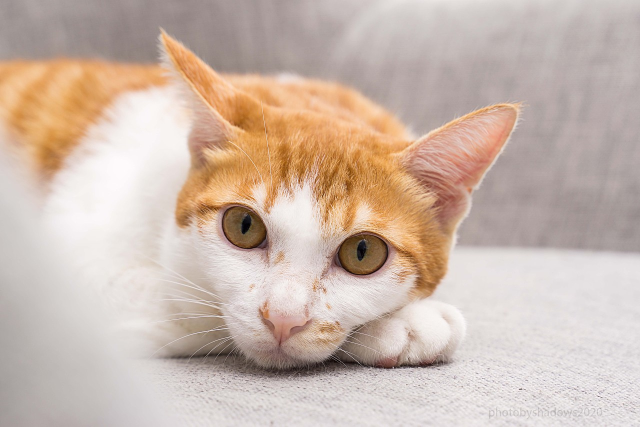
#> input picture images/cat.jpg, 1280 x 853 px (shown at 1/2 size)
$ python copy_to.py
#> lines starting #> are read from the running program, lines starting #| are printed output that depends on the picture; after the words box and inside, x2 and y2 are one past the last pixel; in counts of white or black regions, pixels touching at a corner belong together
# A python implementation of opencv c++ copyTo function.

import cv2

cat_path = "../images/cat.jpg"
dog_path = "../images/dog.jpg"

cat = cv2.imread(cat_path)
#> cat is the input picture: shape (853, 1280, 3); mean B, G, R 172, 184, 203.1
dog = cv2.imread(dog_path)
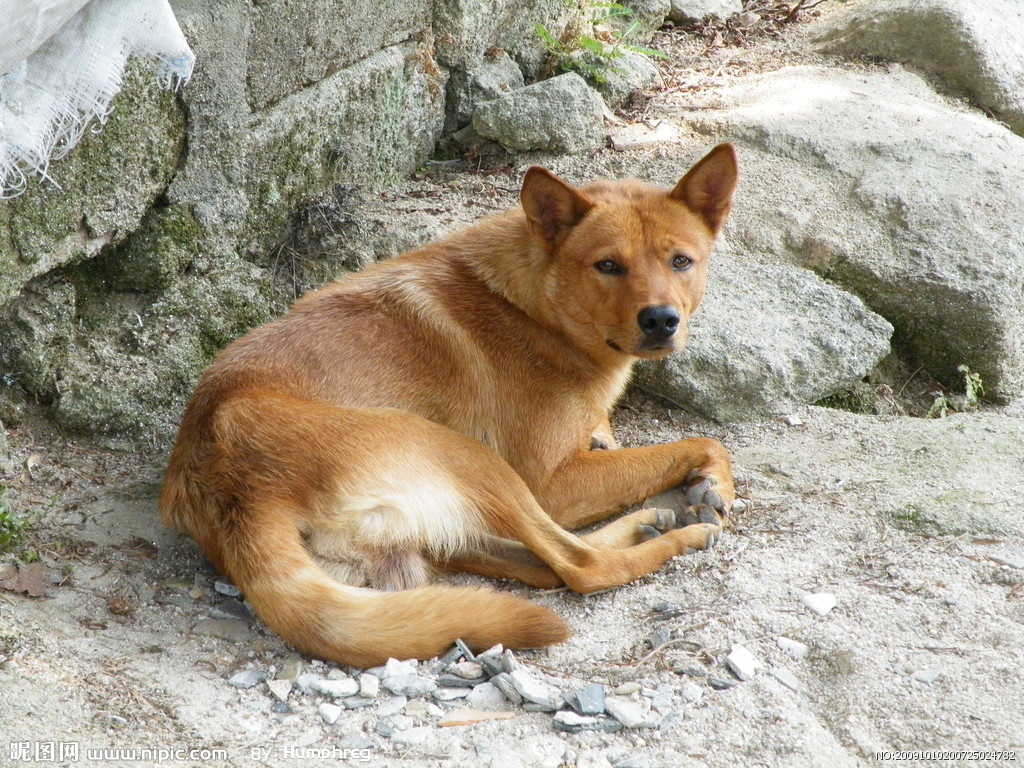
#> input picture images/dog.jpg, 1024 x 768 px
#> dog is the input picture: shape (768, 1024, 3); mean B, G, R 138.3, 155.8, 165.2

h, w, c = dog.shape
#> h = 768; w = 1024; c = 3

cat = cv2.resize(cat, (int(w / 3), int(h / 3)))
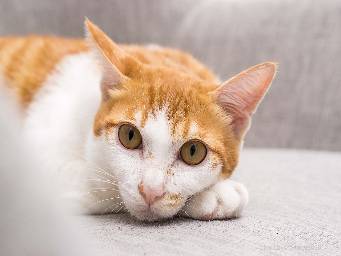
#> cat: shape (256, 341, 3); mean B, G, R 171.9, 183.9, 203

dog[0 : int(h / 3), 0 : int(w / 3)] = cat
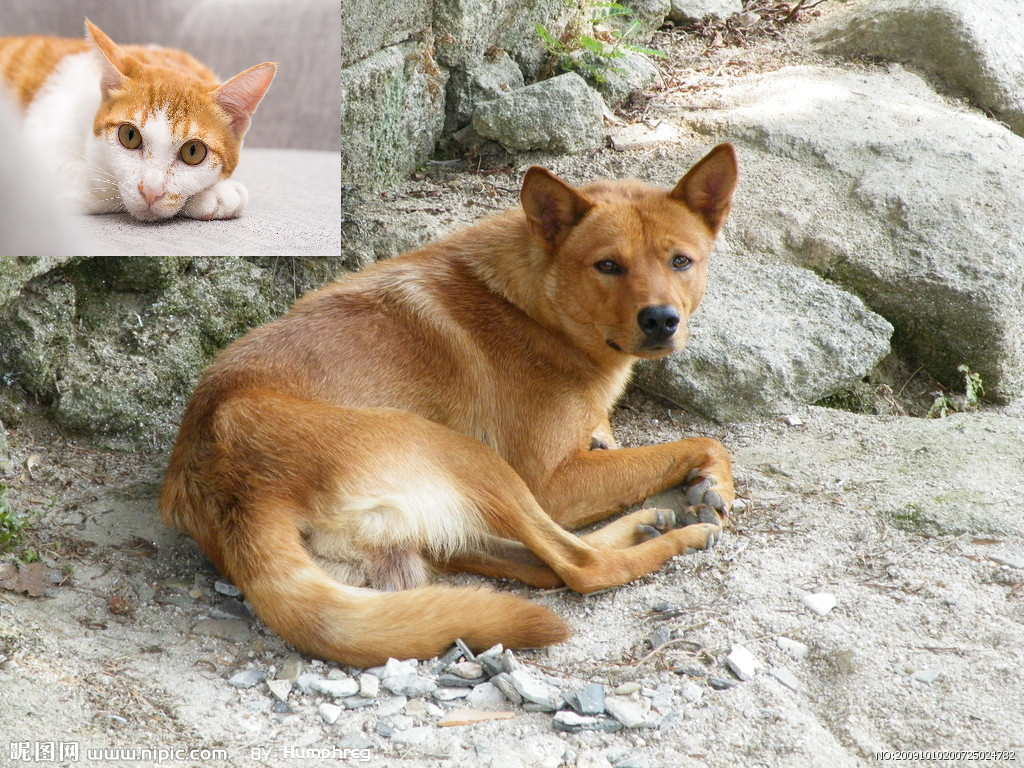
#> dog: shape (768, 1024, 3); 11.1% of pixels changed, all inside (x1, y1, x2, y2) = (0, 0, 341, 256)

cv2.imshow("cat copied to dog", dog)
cv2.waitKey(0)
